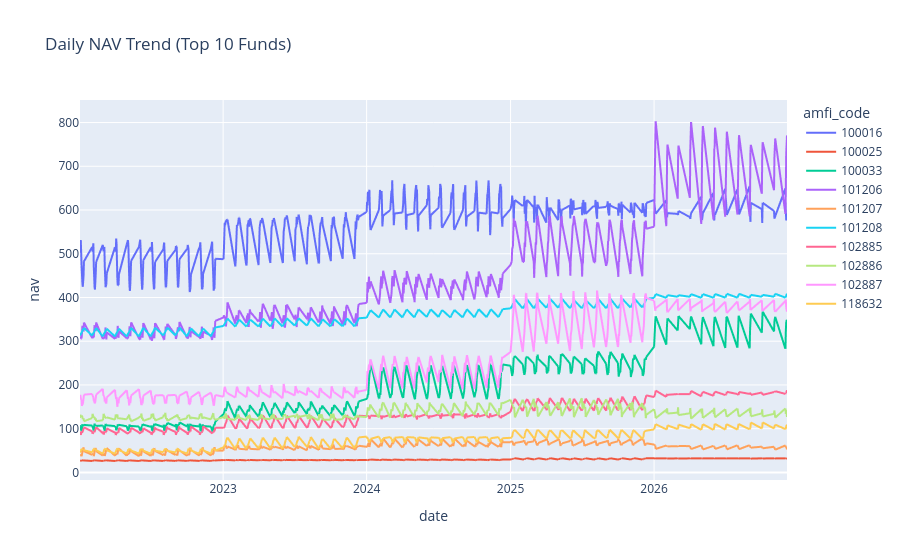

Notebook code for this chart:
### Code cell
top_funds = nav["amfi_code"].unique()[:10]

nav_top = nav[
    nav["amfi_code"].isin(top_funds)
]

fig = px.line(
    nav_top,
    x="date",
    y="nav",
    color="amfi_code",
    title="Daily NAV Trend (Top 10 Funds)"
)

fig.show()

### Figure 1 — Plotly figure (JSON) as saved in the notebook; plotly's stock layout.template omitted (floating-point values rounded to 4 significant figures; data arrays with more than 128 entries replaced by an {"elided": "..."} marker saying what was removed)
{"data": [{"hovertemplate": "amfi_code=100016<br>date=%{x}<br>nav=%{y}<extra></extra>", "legendgroup": "100016", "line": {"color": "#636efa", "dash": "solid"}, "marker": {"symbol": "circle"}, "mode": "lines", "name": "100016", "showlegend": true, "type": "scattergl", "x": {"elided": "1149 str values"}, "xaxis": "x", "y": {"elided": "1149 float values"}, "yaxis": "y"}, {"hovertemplate": "amfi_code=100025<br>date=%{x}<br>nav=%{y}<extra></extra>", "legendgroup": "100025", "line": {"color": "#EF553B", "dash": "solid"}, "marker": {"symbol": "circle"}, "mode": "lines", "name": "100025", "showlegend": true, "type": "scattergl", "x": {"elided": "1142 str values"}, "xaxis": "x", "y": {"elided": "1142 float values"}, "yaxis": "y"}, {"hovertemplate": "amfi_code=100033<br>date=%{x}<br>nav=%{y}<extra></extra>", "legendgroup": "100033", "line": {"color": "#00cc96", "dash": "solid"}, "marker": {"symbol": "circle"}, "mode": "lines", "name": "100033", "showlegend": true, "type": "scattergl", "x": {"elided": "1150 str values"}, "xaxis": "x", "y": {"elided": "1150 float values"}, "yaxis": "y"}, {"hovertemplate": "amfi_code=101206<br>date=%{x}<br>nav=%{y}<extra></extra>", "legendgroup": "101206", "line": {"color": "#ab63fa", "dash": "solid"}, "marker": {"symbol": "circle"}, "mode": "lines", "name": "101206", "showlegend": true, "type": "scattergl", "x": {"elided": "1150 str values"}, "xaxis": "x", "y": {"elided": "1150 float values"}, "yaxis": "y"}, {"hovertemplate": "amfi_code=101207<br>date=%{x}<br>nav=%{y}<extra></extra>", "legendgroup": "101207", "line": {"color": "#FFA15A", "dash": "solid"}, "marker": {"symbol": "circle"}, "mode": "lines", "name": "101207", "showlegend": true, "type": "scattergl", "x": {"elided": "1149 str values"}, "xaxis": "x", "y": {"elided": "1149 float values"}, "yaxis": "y"}, {"hovertemplate": "amfi_code=101208<br>date=%{x}<br>nav=%{y}<extra></extra>", "legendgroup": "101208", "line": {"color": "#19d3f3", "dash": "solid"}, "marker": {"symbol": "circle"}, "mode": "lines", "name": "101208", "showlegend": true, "type": "scattergl", "x": {"elided": "1149 str values"}, "xaxis": "x", "y": {"elided": "1149 float values"}, "yaxis": "y"}, {"hovertemplate": "amfi_code=102885<br>date=%{x}<br>nav=%{y}<extra></extra>", "legendgroup": "102885", "line": {"color": "#FF6692", "dash": "solid"}, "marker": {"symbol": "circle"}, "mode": "lines", "name": "102885", "showlegend": true, "type": "scattergl", "x": {"elided": "1150 str values"}, "xaxis": "x", "y": {"elided": "1150 float values"}, "yaxis": "y"}, {"hovertemplate": "amfi_code=102886<br>date=%{x}<br>nav=%{y}<extra></extra>", "legendgroup": "102886", "line": {"color": "#B6E880", "dash": "solid"}, "marker": {"symbol": "circle"}, "mode": "lines", "name": "102886", "showlegend": true, "type": "scattergl", "x": {"elided": "1149 str values"}, "xaxis": "x", "y": {"elided": "1149 float values"}, "yaxis": "y"}, {"hovertemplate": "amfi_code=102887<br>date=%{x}<br>nav=%{y}<extra></extra>", "legendgroup": "102887", "line": {"color": "#FF97FF", "dash": "solid"}, "marker": {"symbol": "circle"}, "mode": "lines", "name": "102887", "showlegend": true, "type": "scattergl", "x": {"elided": "1150 str values"}, "xaxis": "x", "y": {"elided": "1150 float values"}, "yaxis": "y"}, {"hovertemplate": "amfi_code=118632<br>date=%{x}<br>nav=%{y}<extra></extra>", "legendgroup": "118632", "line": {"color": "#FECB52", "dash": "solid"}, "marker": {"symbol": "circle"}, "mode": "lines", "name": "118632", "showlegend": true, "type": "scattergl", "x": {"elided": "1150 str values"}, "xaxis": "x", "y": {"elided": "1150 float values"}, "yaxis": "y"}], "layout": {"legend": {"title": {"text": "amfi_code"}, "tracegroupgap": 0}, "title": {"text": "Daily NAV Trend (Top 10 Funds)"}, "xaxis": {"anchor": "y", "domain": [0, 1], "title": {"text": "date"}}, "yaxis": {"anchor": "x", "domain": [0, 1], "title": {"text": "nav"}}}}
